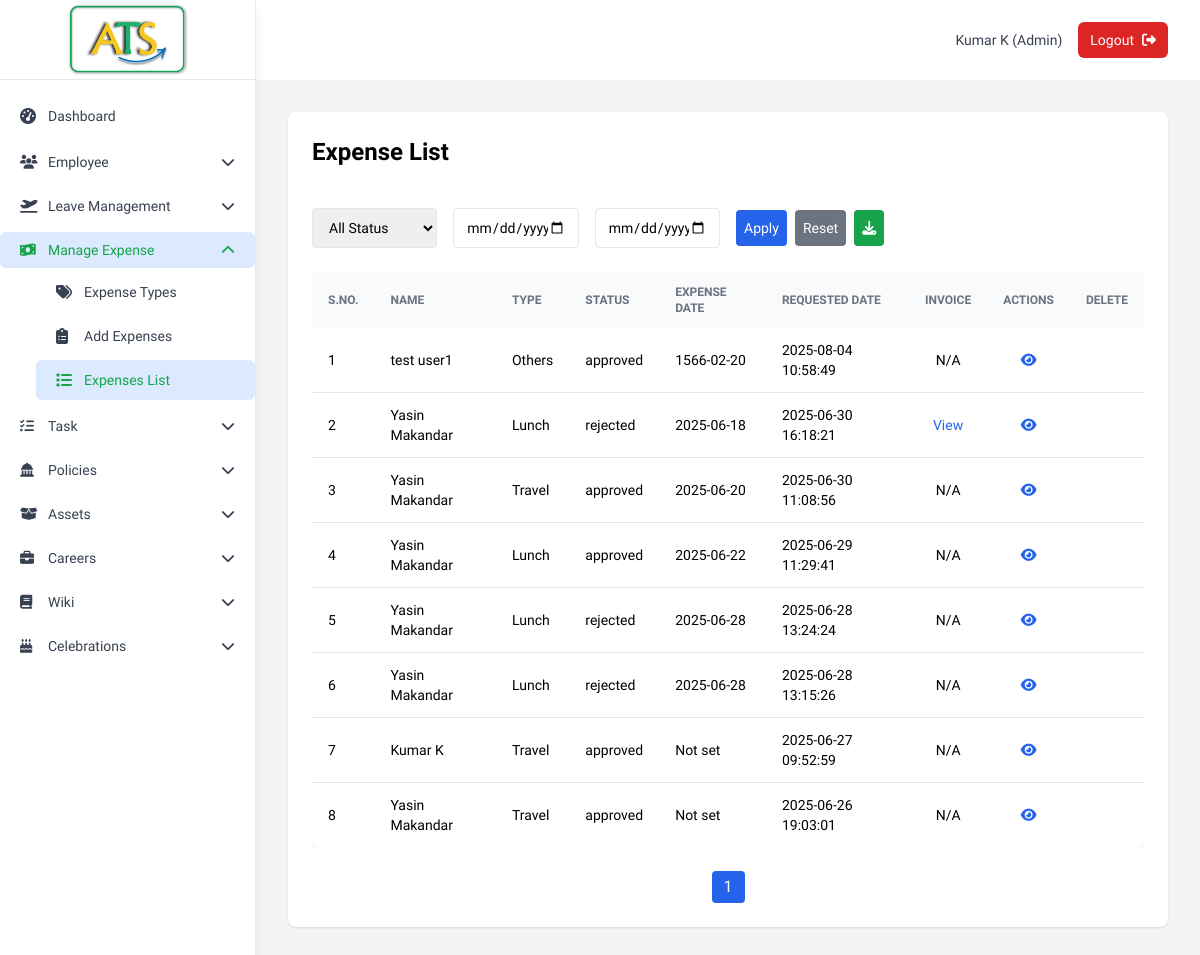
The app's page /existing_expenses (signed in) with its own data.
### tables this page shows
CREATE TABLE tbl_expenses (
                expense_id        INTEGER PRIMARY KEY AUTOINCREMENT,
                expense_type_id   INTEGER NOT NULL,
                employee_id       INTEGER NOT NULL,
                exp_description   TEXT CHECK (LENGTH(exp_description)<=500),
                manager_id        INTEGER,                      -- who will approve
                approver_comments TEXT CHECK (LENGTH(approver_comments)<=200),
                given_by_id       INTEGER,                      -- who reimbursed / paid
                final_comments    TEXT CHECK (LENGTH(final_comments)<=200),
                status            TEXT  DEFAULT 'pending',      -- pending/approved/rejected
                inserted_date     DATETIME DEFAULT CURRENT_TIMESTAMP, amount REAL DEFAULT 0, approved_date DATETIME NULL, approved_by TEXT, expense_date DATE, invoice_path TEXT,

                FOREIGN KEY (expense_type_id) REFERENCES tbl_expense_type(expense_type_id),
                FOREIGN KEY (employee_id)     REFERENCES tbl_employee(emp_id),
                FOREIGN KEY (manager_id)      REFERENCES tbl_employee(emp_id),
                FOREIGN KEY (given_by_id)     REFERENCES tbl_employee(emp_id)
            );

CREATE TABLE "tbl_expense_type" (
	"expense_type_id"	INTEGER,
	"expense_type"	TEXT NOT NULL UNIQUE COLLATE NOCASE,
	"inserted_date"	DATETIME DEFAULT CURRENT_TIMESTAMP,
	PRIMARY KEY("expense_type_id" AUTOINCREMENT)
);

### app.py (the view, shortened to what this page needs)
@app.route('/existing_expenses')
def existing_expenses():
    if 'user_id' not in session:
        return redirect(url_for('login'))
    page = int(request.args.get('page', 1))
    per_page = 15
    offset = (page - 1) * per_page
    filters = []
    params = []
    employee_id = request.args.get('employee_id', '').strip()
    expense_type = request.args.get('expense_type', '').strip()
    status = request.args.get('status', '').strip()
    from_date = request.args.get('from_date', '').strip()
    to_date = request.args.get('to_date', '').strip()
    ist = timezone('Asia/Kolkata')  # IST timezone
    if session['emp_type'] == 'admin':
        if employee_id:
            filters.append("ex.employee_id = ?")
            params.append(employee_id)
        if expense_type:
            filters.append("et.expense_type = ?")
            params.append(expense_type)
        if status:
            filters.append("ex.status = ?")
            params.append(status)
        if from_date:
            filters.append("DATE(ex.inserted_date) >= ?")
            params.append(from_date)
        if to_date:
            filters.append("DATE(ex.inserted_date) <= ?")
            params.append(to_date)
        where_clause = 'WHERE ' + ' AND '.join(filters) if filters else ''
        total = db.count_expenses(where_clause, tuple(params))
        expenses = db.get_expenses_paginated(where_clause, tuple(params), per_page, offset)
        expense_types = db.get_expense_types()
        employees = db.get_employees(status_filter='active')
    IDX_INSERTED_DATE = 7
    IDX_APPROVED_DATE = 10
    converted_expenses = []
    for e in expenses:
        e = list(e)  # Make it mutable
        try:
            if e[IDX_INSERTED_DATE]:
                utc_time = datetime.fromisoformat(e[IDX_INSERTED_DATE])
                e[IDX_INSERTED_DATE] = utc_time.astimezone(ist).strftime('%Y-%m-%d %H:%M:%S')
        except Exception:
            pass
        try:
            if e[IDX_APPROVED_DATE]:
                utc_time = datetime.fromisoformat(e[IDX_APPROVED_DATE])
                e[IDX_APPROVED_DATE] = utc_time.astimezone(ist).strftime('%Y-%m-%d %H:%M:%S')
            else:
                e[IDX_APPROVED_DATE] = 'Not set'
        except Exception:
            e[IDX_APPROVED_DATE] = 'Not set'
        converted_expenses.append(e)
    total_pages = math.ceil(total / per_page)
    print(converted_expenses)
    return render_template('existing_expenses.html',
                           expenses=converted_expenses,
                           expense_types=expense_types,
                           employees=employees,
                           page=page,
                           status=status,
                           total_pages=total_pages)

### database.py (called while the page is built)
    def get_connection(self):
        return sqlite3.connect(self.db_name)

    def get_employees(self, status_filter='all'):
        conn = self.get_connection()
        cursor = conn.cursor()
        query = '''
            SELECT emp_id, first_name, last_name, gender, dob, address, phone_no, email, status, emp_type, inserted_date
            FROM tbl_employee
        '''
        params = []
        if status_filter != 'all':
            query += ' WHERE status = ?'
            params.append(status_filter)
        query += ' ORDER BY inserted_date DESC'
        cursor.execute(query, params)
        employees = cursor.fetchall()
        conn.close()
        return employees

    def get_expense_types(self):
        with self.get_connection() as c:
            return c.execute('SELECT expense_type_id, expense_type FROM tbl_expense_type ORDER BY expense_type').fetchall()

    def count_expenses(self, where='', params=()):
        with self.get_connection() as c:
            q = f'''
                SELECT COUNT(*)
                FROM tbl_expenses ex
                JOIN tbl_expense_type et ON et.expense_type_id = ex.expense_type_id
                JOIN tbl_employee e ON e.emp_id = ex.employee_id
                {where}
            '''
            return c.execute(q, params).fetchone()[0]

### templates/existing_expenses.html (shortened to what this page needs)
{% extends "base.html" %}
{% block content %}
<div class="max-w-6xl mx-auto">
  <div class="bg-white shadow rounded-lg px-4 py-5 sm:p-6">
    <h2 class="text-2xl font-bold mb-6">Expense List</h2>
    <form method="get" class="grid grid-cols-1 sm:grid-cols-6 gap-4 mb-6 text-sm">
      <select name="status" class="border px-3 py-2 rounded">
        <option value="">All Status</option>
      </select>
      <input type="date" name="from_date" value="{{ request.args.get('from_date', '') }}"
        class="border px-3 py-2 rounded">
      <input type="date" name="to_date" value="{{ request.args.get('to_date', '') }}" class="border px-3 py-2 rounded">
      <div class="flex items-center space-x-2">
        <button type="submit" class="bg-blue-600 text-white px-2 py-2 rounded hover:bg-blue-700">Apply</button>
        <div class="flex items-center space-x-2">
          <a href="{{ url_for('existing_expenses') }}"
            class="bg-gray-500 text-white px-2 py-2 rounded hover:bg-gray-600">Reset</a>
        </div>
        <div class="flex items-center space-x-2">
          {% if session.emp_type == 'admin' %}
          <a href="{{ url_for('export_expenses') }}" title="Download"
            class="bg-green-600 text-white px-2 py-2 rounded hover:bg-green-700">
            <i class="fa-solid fa-download"></i>
          </a>
          {% endif %}
        </div>
      </div>
    </form>
    <div class="overflow-x-auto">
      <table class="min-w-full bg-white rounded-md shadow text-sm">
        <thead class="bg-gray-50 text-left uppercase text-xs font-medium text-gray-500">
          <tr>
            <th class="px-4 py-3">S.No.</th>
            <th class="px-4 py-3">Name</th>
            <th class="px-4 py-3">Type</th>
            <th class="px-4 py-3">Status</th>
            <th class="px-4 py-3">Expense Date</th>
            <th class="px-4 py-3">Requested Date</th>
            <th class="px-4 py-3">Invoice</th>
            {% if session.emp_type == 'admin' or 'emp' %}<th class="px-4 py-3 text-center">Actions</th>{% endif %}
            <th class="px-4 py-3">Delete</th>
          </tr>
        </thead>
        <tbody class="divide-y">
          {% for ex in expenses %}
          <tr>
            <td class="px-4 py-3">{{ loop.index }}</td>
            <td class="px-4 py-3">{{ ex[2] }}</td>
            <td class="px-4 py-3">{{ ex[1] }}</td>
            <td class="px-4 py-3">{{ ex[4] }}</td>
            <td class="px-4 py-3">{{ ex[11] if ex[11] else 'Not set' }}</td>
            <td class="px-4 py-3">{{ ex[7] }}</td>
            <td class="px-4 py-3 text-center">
              {% if ex[12] %}
              <button onclick="showInvoiceModal('{{ ex[12] }}')" class="text-blue-600 hover:underline">View</button>
              {% else %}
              N/A
              {% endif %}
            </td>
            {% if session.emp_type == 'admin' or 'emp' %}
            <td class="px-4 py-3 text-center">
              <button onclick="loadModal({{ ex[0] }})" class="text-blue-600 hover:underline"><i
                  class="fa-solid fa-eye"></i></button>
            </td>
            <td class="px-4 py-3 text-center">
            </td>
            {% endif %}
          </tr>
          {% endfor %}
      </table>
    </div>
    <div class="mt-6 flex justify-center space-x-2">
      <span class="px-3 py-1 bg-blue-600 text-white rounded">{{ page }}</span>
    </div>
  </div>
</div>
{% endblock %}

### templates/base.html (style rules this page uses)
html { scroll-behavior: smooth }
body { font-family: "Plus Jakarta Sans", sans-serif }

### records on screen
tbl_expenses: ex "test user1", expense_type "Others", status "approved", expense_date "1566-02-20", ex "2025-08-04 10:58:49", shows "N/A"
tbl_expenses: ex "Yasin Makandar", expense_type "Lunch", status "rejected", expense_date "2025-06-18", ex "2025-06-30 16:18:21"
tbl_expenses: ex "Yasin Makandar", expense_type "Travel", status "approved", expense_date "2025-06-20", ex "2025-06-30 11:08:56", shows "N/A"
tbl_expenses: ex "Yasin Makandar", expense_type "Lunch", status "approved", expense_date "2025-06-22", inserted_date "2025-06-29 11:29:41", shows "N/A"
tbl_expenses: ex "Yasin Makandar", expense_type "Lunch", status "rejected", expense_date "2025-06-28", inserted_date "2025-06-28 13:24:24", shows "N/A"
tbl_expenses: ex "Yasin Makandar", expense_type "Lunch", status "rejected", expense_date "2025-06-28", ex "2025-06-28 13:15:26", shows "N/A"
tbl_expenses: ex "Kumar K", expense_type "Travel", status "approved", ex "Not set", inserted_date "2025-06-27 09:52:59", shows "N/A"
tbl_expenses: ex "Yasin Makandar", expense_type "Travel", status "approved", ex "Not set", inserted_date "2025-06-26 19:03:01", shows "N/A"

### other values on screen
{{ label }} "Dashboard Expense Types Add Expenses Expenses List"
{{ session.first_name }} "Kumar"
{{ session.last_name }} "K"
{{ session.emp_type.title() }} "Admin"
{{ page }} "1"
